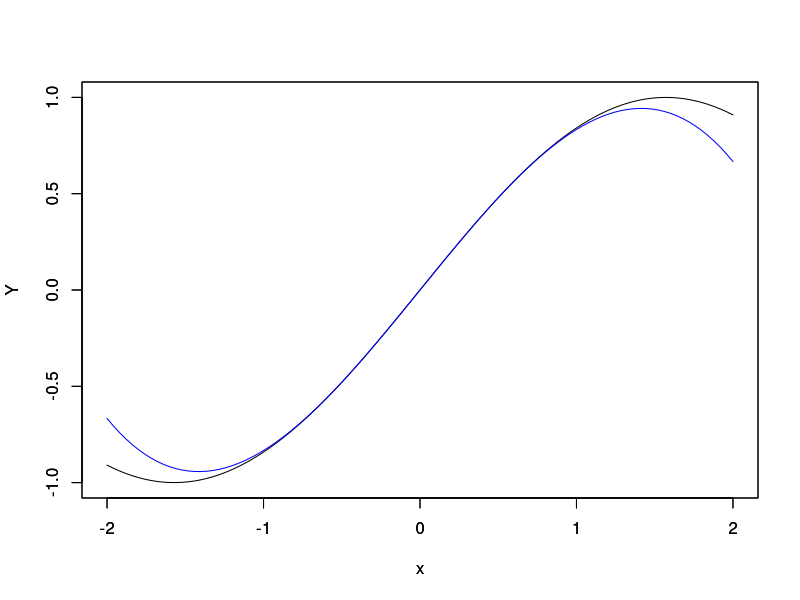
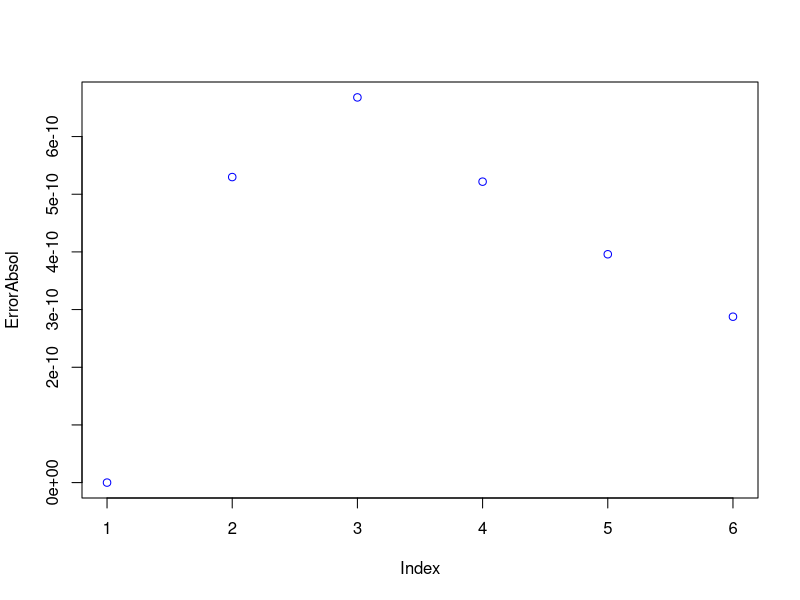
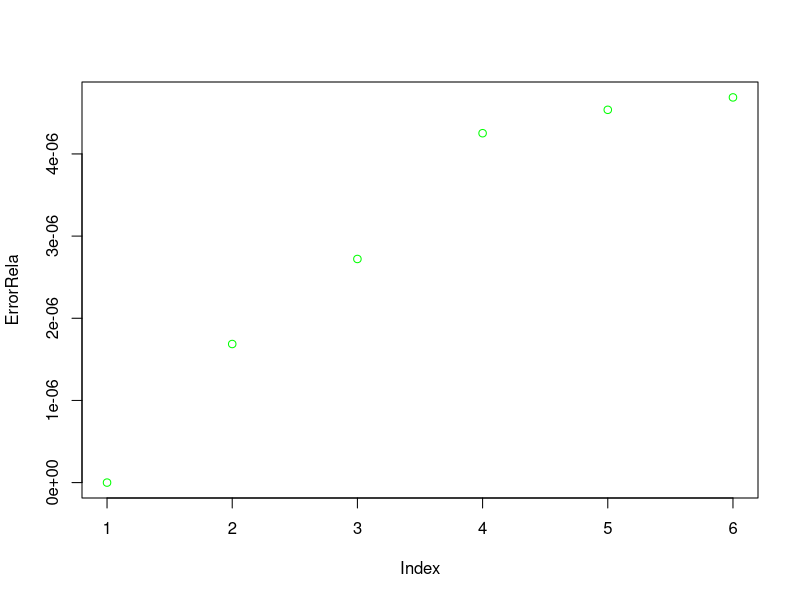

R code for these plots, in order:
f <- function(x) sin(x)
g <- function(x) cos(x)
grad = 3

x <- c(NULL)
y <- c(NULL)
sol = (2*(pi/64))/(grad-1)
cont1 = 1
cont2 = 1


while (length(x)<grad){
  if (length(x) == 0 ){
    x[cont1]= -pi/64;
    cont1 = cont1 +1
  }
  x[cont1] = (x[cont1-1]+ (sol))
  cont1 = cont1+1
}

while (cont2 < grad+1 ){
  y[cont2]= f(x[cont2])
  cont2 = cont2+1

  }

y[cont2] = g(pi/64)
operaciones = cont1 + cont2

coefi = rbind(c(1,x[1],(x[1])^2,(x[1])^3),
          c(1,x[2],(x[2])^2,(x[2])^3),
          c(1,x[3],(x[3])^2,(x[3])^3),
          c(0,1,2*(pi/64),3*(pi/64)^2)
)


val=solve(coefi,y)
poli <- function(x) val[1]+(val[2]*x)+(val[3]*x^2)+(val[4]*x^3)
plot(f,xlim = c(-2,2), ylim=c(-1,1),ylab = "Y" )
par(new = TRUE)
plot(poli,xlim = c(-2,2),col= "blue",ylim=c(-1,1),ylab = "Y")


absol <- function (puntos) abs((f(puntos)- poli(puntos)))

relat <- function (puntos) (absol(puntos) / poli(puntos))*100

ErrorAbsol <- c(absol(pi/64), absol(pi/100),absol(pi/128),absol(pi/256),absol(pi/360),absol(pi/512))
plot(ErrorAbsol,col= "blue")
PromErrorAbs = mean(ErrorAbsol)

ErrorRela <- c(relat(pi/64),relat(pi/100),relat(pi/128),relat(pi/256),relat(pi/360),relat(pi/512))
plot(ErrorRela,col = "green")
PromErrorRela = mean(ErrorRela)
